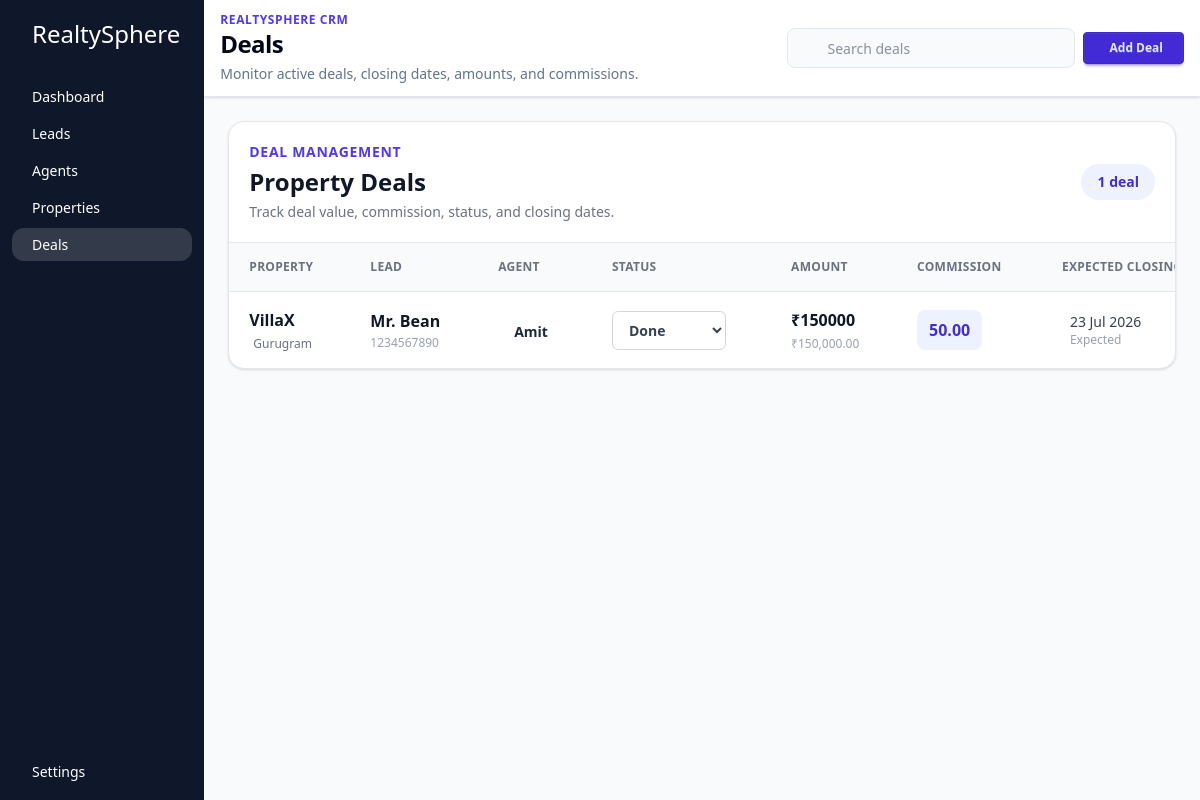
The app's page /deals/ with its own data.
### core/models.py (models this page shows, shortened)
class Deal(models.Model):
    class DealStatus(models.TextChoices):
        PENDING = 'Pending','Pending'
        CANCELLED = 'Cancelled','Cancelled'
        DONE = 'Done','Done'
    lead = models.ForeignKey(to=Lead, on_delete=models.CASCADE, related_name='deals')
    property = models.ForeignKey(to = Property, on_delete=models.CASCADE, related_name='deals')
    status = models.CharField(max_length=255, choices=DealStatus.choices, default=DealStatus.PENDING) #pending, cancelled, done,
    amount = models.DecimalField(max_digits=12, decimal_places=2)
    expected_closing_date = models.DateField()
    actual_closing_date = models.DateField(null=True, blank=True)
    commission_percentage = models.DecimalField(max_digits=12, decimal_places=2)
    created_at = models.DateTimeField(auto_now_add=True)

class Property(models.Model):
    class PropertyType(models.TextChoices):
        APARTMENT = "apartment", "Apartment"
        PLOT = "plot", "Plot"
        VILLA = "villa", "Villa"
        LAND = "land", "Land"
        COMMERCIAL = "commercial", "Commercial"
    class PropertyStatus(models.TextChoices):
        AVAILABLE = 'Available','available'
        SOLD = 'Sold','sold'
    title= models.CharField(max_length = 255)
    description = models.CharField(max_length = 255)
    address = models.CharField(max_length = 255)
    city = models.CharField(max_length = 255)
    property_type = models.CharField(max_length = 255, choices=PropertyType.choices)
    price = models.DecimalField(max_digits=12, decimal_places=2)
    image = models.ImageField(upload_to = 'properties')
    status = models.CharField(max_length = 255, choices=PropertyStatus.choices, default=PropertyStatus.AVAILABLE)
    assigned_agent = models.ForeignKey(to=Agent, on_delete=models.SET_NULL, related_name='assigned_properties', null=True, blank=True)
    listing_at = models.DateTimeField(auto_now_add=True)
    sqft = models.PositiveIntegerField()
    def __str__(self):
        return self.title

class Lead(models.Model):
    class LeadStatus(models.TextChoices):
        NEW = 'new','New'
        CONTACTED = 'contacted','Contacted'
        SITE_VISITED = 'Site Visited','Site Visited'
        NEGOTIATION = 'Negotiation','Negotiation'
        LOST = 'Lost','Lost'
        DONE = 'Done','Done'
    class SourceType(models.TextChoices):
        WEBSITE = 'Website','Website'
        WALKIN = 'Walkin','Walkin'
        SOCIAL_MEDIA = 'Social Media','Social Media'
        AGENT = 'Agent','Agent'
    fullname = models.CharField(max_length=255)
    phone_number = models.CharField(max_length=10)
    source = models.CharField(max_length=255, choices = SourceType.choices) #webiste or walkin or social media post or agents
    interested_property_types = models.ForeignKey(to=Property, on_delete=models.SET_NULL, related_name='interested_leads', null=True, blank=True)
    min_budget = models.DecimalField(max_digits=12, decimal_places=2)
    max_budget = models.DecimalField(max_digits=12, decimal_places=2)
    status = models.CharField(max_length=255, choices=LeadStatus.choices) #new, contacted, interested, not interested, closed
    assigned_agent = models.ForeignKey(to=Agent, on_delete=models.SET_NULL, related_name='assigned_leads', null=True, blank=True)
    updated_at = models.DateTimeField(auto_now=True)
    created_at = models.DateTimeField(auto_now_add=True)
    def __str__(self):
        return f"lead: {self.fullname}"

class Agent(models.Model):
    user = models.OneToOneField(to=User, on_delete=models.CASCADE) # prefer to use get_user_model() instead of User model directly
    profile_picture = models.ImageField(upload_to='profile', default='profile/default.jpg')
    phone_number = models.CharField(max_length=10)
    region = models.CharField(max_length=50)
    commission_share = models.DecimalField(max_digits=4, decimal_places=2)
    monthly_target = models.DecimalField(max_digits=10, decimal_places=2)
    created_at = models.DateTimeField(auto_now_add=True)

### core/views.py (the view, shortened to what this page needs)
# urls.py: path("deals/", views.deals, name ='deals'),
def deals(request):
    form = DealForm(request.POST or None, request.FILES or None)
    if request.method == 'POST' and form.is_valid():
        form.save()
        return redirect('deals')
    queryset = Deal.objects.select_related("lead", "property", "lead__assigned_agent__user").all()
    query = request.GET.get("q", "").strip()
    context = {
        "deals": queryset,
        "form": form,
        "deal_status": Deal.DealStatus.choices,
    }
    return render(request, 'pages/deals.html', context)

### core/forms.py
class DealForm(forms.ModelForm):
    class Meta:
        model = Deal
        fields = "__all__"

### core/templates/pages/deals.html (shortened to what this page needs)
{% extends 'base.html' %}
{% block title %}
  Deals
{% endblock %}
{% block subtitle %}Monitor active deals, closing dates, amounts, and commissions.{% endblock %}
{% block add_button_label %}Add Deal{% endblock %}
{% block search_placeholder %}Search deals{% endblock %}
{% block content %}
  {% include 'components/dealscontainer.html' %}
{% endblock %}

### core/templates/components/dealscontainer.html (shortened to what this page needs)
{% load humanize %}
<section class="rounded-2xl border border-gray-200 bg-white shadow-sm">
  <div class="flex flex-col gap-3 border-b border-gray-200 px-5 py-5 sm:flex-row sm:items-center sm:justify-between">
    <div>
      <p class="text-sm font-semibold uppercase tracking-wider text-indigo-600">Deal Management</p>
      <h2 class="mt-1 text-2xl font-bold text-gray-900">Property Deals</h2>
      <p class="mt-1 text-sm text-gray-500">Track deal value, commission, status, and closing dates.</p>
    </div>
    <div class="w-fit rounded-full bg-indigo-50 px-4 py-2 text-sm font-semibold text-indigo-700">{{ deals|length }} deal{{ deals|length|pluralize }}</div>
  </div>
  {% if deals %}
    <div class="overflow-x-auto">
      <table class="w-full min-w-[1320px] text-left">
        <thead class="bg-gray-50">
          <tr class="border-b border-gray-200 text-xs font-semibold uppercase tracking-wide text-gray-500">
            <th class="px-5 py-4">Property</th>
            <th class="px-5 py-4">Lead</th>
            <th class="px-5 py-4">Agent</th>
            <th class="px-5 py-4">Status</th>
            <th class="px-5 py-4">Amount</th>
            <th class="px-5 py-4">Commission</th>
            <th class="px-5 py-4">Expected Closing</th>
          </tr>
        </thead>
        <tbody class="divide-y divide-gray-100">
          {% for deal in deals %}
            <tr data-search-item class="transition-colors duration-200 hover:bg-indigo-50/40">
              <td class="px-5 py-4">
                <div class="flex items-center gap-2">
                  <div class="min-w-0">
                    <p class="max-w-[220px] truncate font-semibold text-gray-900">{{ deal.property.title }}</p>
                    <div class="mt-1 flex items-center gap-1 text-xs text-gray-500">
                      <span>{{ deal.property.city }}</span>
                    </div>
                  </div>
                </div>
              </td>
              <td class="px-5 py-4">
                <div class="flex items-center gap-3">
                  <div class="min-w-0">
                    <p class="max-w-[170px] truncate font-semibold text-gray-900">{{ deal.lead.fullname }}</p>
                    {% if deal.lead.phone_number %}
                      <p class="mt-0.5 text-xs text-gray-400">{{ deal.lead.phone_number }}</p>
                    {% endif %}
                  </div>
                </div>
              </td>
              <td class="px-5 py-4">
                {% if deal.lead.assigned_agent %}
                  <a href="{% url 'agents' %}" class="inline-flex max-w-[170px] items-center gap-2 rounded-lg px-2 py-1 text-sm font-semibold text-gray-800 transition hover:bg-indigo-50 hover:text-indigo-700">
                    <span class="truncate">{{ deal.lead.assigned_agent.user.get_full_name|default:deal.lead.assigned_agent.user.username }}</span>
                  </a>
                {% else %}
                  <span class="rounded-full bg-gray-100 px-3 py-1 text-xs font-medium text-gray-500">Unassigned</span>
                {% endif %}
              </td>
              <td class="px-5 py-4">
                <form action="{% url 'deal_status_update' deal.id %}" method="post">
                  <select name="status" onchange="this.form.submit()" class="rounded-md border border-gray-300 bg-white px-3 py-2 text-sm font-semibold text-gray-700 outline-none transition focus:border-indigo-500 focus:ring-2 focus:ring-indigo-500/20">
                    {% for value, label in deal_status %}
                      {% if value == deal.status %}
                        <option value="{{ value }}" selected>{{ label }}</option>
                      {% else %}
                        <option value="{{ value }}">{{ label }}</option>
                      {% endif %}
                    {% endfor %}
                  </select>
                </form>
              </td>
              <td class="px-5 py-4">
                <p class="font-bold text-gray-900">₹{{ deal.amount|intword }}</p>
                <p class="mt-1 text-xs text-gray-400">₹{{ deal.amount|intcomma }}</p>
              </td>
              <td class="px-5 py-4">
                <div class="inline-flex items-center gap-2 rounded-lg bg-indigo-50 px-3 py-2">
                  <span class="font-semibold text-indigo-700">{{ deal.commission_percentage }}</span>
                </div>
              </td>
              <td class="px-5 py-4">
                {% if deal.expected_closing_date %}
                  <div class="flex items-center gap-2">
                    <div>
                      <p class="whitespace-nowrap text-sm font-medium text-gray-700">{{ deal.expected_closing_date|date:'d M Y' }}</p>
                      <p class="text-xs text-gray-400">Expected</p>
                    </div>
                  </div>
                {% else %}
                  <span class="text-sm text-gray-400">Not set</span>
                {% endif %}
              </td>
            </tr>
          {% endfor %}
        </tbody>
      </table>
    </div>
  {% endif %}
</section>

### records on screen
Deal: property "VillaX", property.city "Gurugram", lead.fullname "Mr. Bean", lead.phone_number "1234567890", lead.assigned_agent.user.get_full_name "Amit", status "Done", amount "150000", amount "150,000.00", commission_percentage "50.00", expected_closing_date "23 Jul 2026"

### other values on screen
{{ deals|length }} "1"
